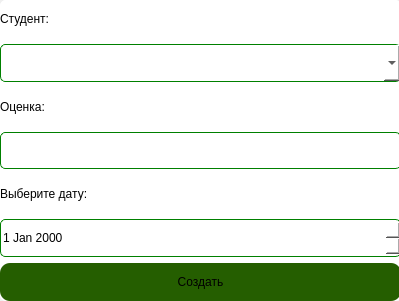
<?xml version="1.0" encoding="UTF-8"?>
<ui version="4.0">
 <class>GradeCreateForm</class>
 <widget class="QDialog" name="GradeCreateForm">
  <property name="geometry">
   <rect>
    <x>0</x>
    <y>0</y>
    <width>399</width>
    <height>301</height>
   </rect>
  </property>
  <property name="windowTitle">
   <string>Добавление оценки</string>
  </property>
  <widget class="QWidget" name="widget" native="true">
   <property name="geometry">
    <rect>
     <x>0</x>
     <y>0</y>
     <width>401</width>
     <height>301</height>
    </rect>
   </property>
   <property name="styleSheet">
    <string notr="true">QWidget{
border-radius: 6px;
background-color: rgb(255, 255, 255);
}</string>
   </property>
   <layout class="QVBoxLayout" name="verticalLayout">
    <item>
     <widget class="QLabel" name="label_3">
      <property name="styleSheet">
       <string notr="true">font: 500 13pt &quot;SF Pro&quot;;
color: black;</string>
      </property>
      <property name="text">
       <string>Студент:</string>
      </property>
     </widget>
    </item>
    <item>
     <widget class="QComboBox" name="student_selector">
      <property name="sizePolicy">
       <sizepolicy hsizetype="Preferred" vsizetype="Minimum">
        <horstretch>0</horstretch>
        <verstretch>0</verstretch>
       </sizepolicy>
      </property>
      <property name="styleSheet">
       <string notr="true">QComboBox {
font: 13pt &quot;SF Pro&quot;;
color: black;
border-radius: 5px;
border-width: 1px;
border-style: solid;
border-color: green;
}
</string>
      </property>
     </widget>
    </item>
    <item>
     <widget class="QLabel" name="label_2">
      <property name="styleSheet">
       <string notr="true">font: 500 13pt &quot;SF Pro&quot;;
color: black;
</string>
      </property>
      <property name="text">
       <string>Оценка:</string>
      </property>
     </widget>
    </item>
    <item>
     <widget class="QLineEdit" name="grade_value_edit">
      <property name="sizePolicy">
       <sizepolicy hsizetype="Expanding" vsizetype="Minimum">
        <horstretch>0</horstretch>
        <verstretch>0</verstretch>
       </sizepolicy>
      </property>
      <property name="styleSheet">
       <string notr="true">QLineEdit {
font: 13pt &quot;SF Pro&quot;;
color: black;
border-radius: 5px;
border-width: 1px;
border-style: solid;
border-color: green;
}
</string>
      </property>
     </widget>
    </item>
    <item>
     <widget class="QLabel" name="label">
      <property name="styleSheet">
       <string notr="true">font: 500 13pt &quot;SF Pro&quot;;
color: black;</string>
      </property>
      <property name="text">
       <string>Выберите дату:</string>
      </property>
     </widget>
    </item>
    <item>
     <widget class="QDateEdit" name="date_picker">
      <property name="sizePolicy">
       <sizepolicy hsizetype="Minimum" vsizetype="Minimum">
        <horstretch>0</horstretch>
        <verstretch>0</verstretch>
       </sizepolicy>
      </property>
      <property name="styleSheet">
       <string notr="true">QDateEdit {
font: 13pt &quot;SF Pro&quot;;
color: black;
border-radius: 5px;
border-width: 1px;
border-style: solid;
border-color: green;
}
</string>
      </property>
     </widget>
    </item>
    <item>
     <widget class="QPushButton" name="create_button">
      <property name="sizePolicy">
       <sizepolicy hsizetype="Minimum" vsizetype="Minimum">
        <horstretch>0</horstretch>
        <verstretch>0</verstretch>
       </sizepolicy>
      </property>
      <property name="styleSheet">
       <string notr="true">QPushButton{
     border-radius: 10px;
     background-color: rgb(37, 94, 0);
	font: 600 15pt &quot;SF Pro&quot;;
    font-color: white;
}</string>
      </property>
      <property name="text">
       <string>Создать</string>
      </property>
     </widget>
    </item>
   </layout>
  </widget>
 </widget>
 <resources/>
 <connections/>
</ui>
